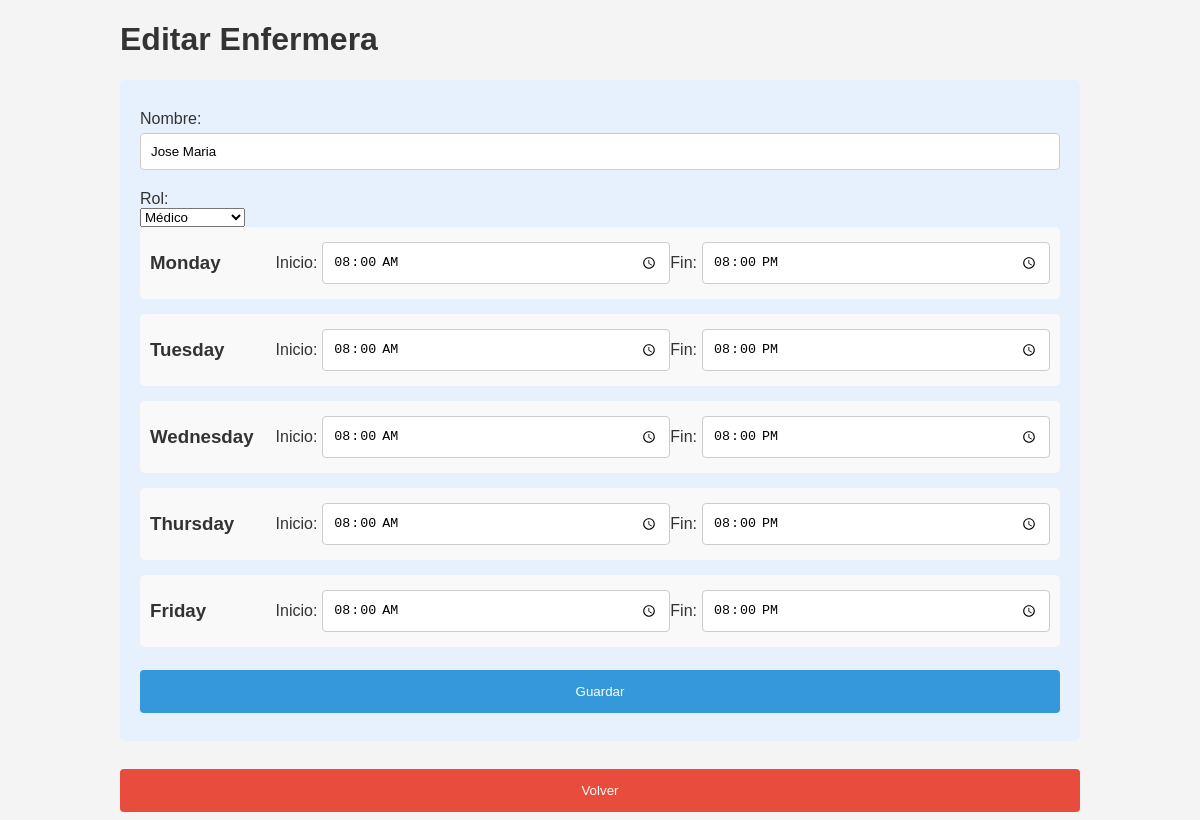
Page /edit_nurse_form/4 on the committed database.
### models.py (models this page shows)
class Nurse(db.Model):
    id = db.Column(db.Integer, primary_key=True)
    name = db.Column(db.String(50), nullable=False)
    role = db.Column(db.String(50), nullable=False)  # Nuevo campo para roles
    availabilities = db.relationship('Availability', backref='nurse', cascade='all, delete-orphan', lazy=True)

class Availability(db.Model):
    id = db.Column(db.Integer, primary_key=True)
    nurse_id = db.Column(db.Integer, db.ForeignKey('nurse.id'), nullable=False)
    day = db.Column(db.String(50), nullable=False)
    start_time = db.Column(db.String(5), nullable=False)
    end_time = db.Column(db.String(5), nullable=False)

### app.py (the view)
@app.route('/edit_nurse_form/<int:nurse_id>')
def edit_nurse_form(nurse_id):
    nurse = Nurse.query.get(nurse_id)
    return render_template('edit_nurse_form.html', nurse=nurse)

### templates/edit_nurse_form.html (shortened to what this page needs)
<!DOCTYPE html>
<html lang="en">
<head>
    <link rel="stylesheet" href="{{ url_for('static', filename='styles.css') }}">
</head>
<body>
    <div class="container">
        <h1>Editar Enfermera</h1>
        <form action="/edit_nurse/{{ nurse.id }}" method="post">
            <label for="name">Nombre:</label>
            <input type="text" id="name" name="name" value="{{ nurse.name }}" required>
            <label for="role">Rol:</label>
            <select id="role" name="role" required>
                <option value="Médico" {% if nurse.role == 'Médico' %}selected{% endif %}>Médico</option>
            </select>
            {% for day in ['Monday', 'Tuesday', 'Wednesday', 'Thursday', 'Friday'] %}
                <div class="day-group">
                    <h3>{{ day }}</h3>
                    <label for="{{ day.lower() }}_start">Inicio:</label>
                    <input type="time" id="{{ day.lower() }}_start" name="{{ day.lower() }}_start" value="{% for availability in nurse.availabilities if availability.day == day %}{{ availability.start_time }}{% endfor %}">
                    <label for="{{ day.lower() }}_end">Fin:</label>
                    <input type="time" id="{{ day.lower() }}_end" name="{{ day.lower() }}_end" value="{% for availability in nurse.availabilities if availability.day == day %}{{ availability.end_time }}{% endfor %}">
                </div>
            {% endfor %}
            <button type="submit">Guardar</button>
        </form>
        <button class="cancel" onclick="window.location.href='/'">Volver</button>
    </div>
</body>
</html>

### static/styles.css (style rules this page uses)
body { font-family: Arial, sans-serif; background-color: #f4f4f4; margin: 0; padding: 0; }
.container { width: 80%; margin: auto; overflow: hidden; }
h1, h2, h3 { color: #333; }
form { background: #e7f0fd; padding: 20px; margin-bottom: 20px; border-radius: 5px; }
label { display: block; margin-top: 10px; color: #333; }
input[type="text"], input[type="time"] { width: 100%; padding: 10px; margin: 5px 0 10px 0; display: inline-block; border: 1px solid #ccc; border-radius: 4px; box-sizing: border-box; }
button { width: 100%; background-color: #3498db; color: white; padding: 14px 20px; margin: 8px 0; border: none; border-radius: 4px; cursor: pointer; }
button.cancel { background-color: #e74c3c; }

### templates/edit_nurse_form.html (style rules this page uses)
.day-group { background: #f9f9f9; padding: 10px; border-radius: 5px; margin-bottom: 15px; display: flex; align-items: center; justify-content: space-between; }
.day-group h3 { margin: 0; padding-right: 10px; flex: 1; }
.day-group label { margin-top: 0; margin-right: 5px; color: #333; }
.day-group input[type="time"] { width: calc(40% - 12px); margin: 5px 0 5px 0; padding: 10px; display: inline-block; border: 1px solid #ccc; border-radius: 4px; box-sizing: border-box; }

### rows in the picture
Nurse: name "Jose Maria", role "Médico"
Availability: start_time "08:00", end_time "20:00"
Availability: start_time "08:00", end_time "20:00"
Availability: start_time "08:00", end_time "20:00"
Availability: start_time "08:00", end_time "20:00"
Availability: start_time "08:00", end_time "20:00"

### other values in the picture
{{ day }} "Monday" "Tuesday" "Wednesday" "Thursday" "Friday"
